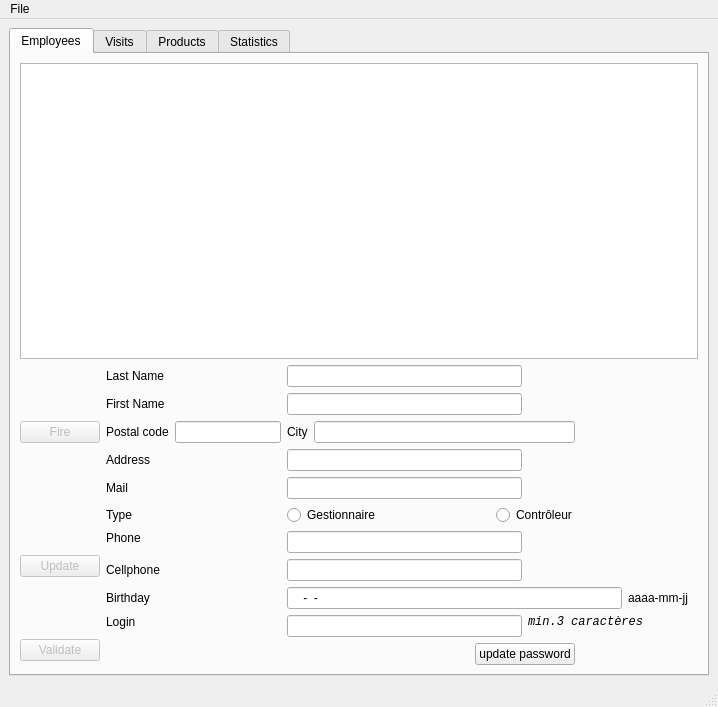
<?xml version="1.0" encoding="UTF-8"?>
<ui version="4.0">
 <class>MainWindowGestionnaire</class>
 <widget class="QMainWindow" name="MainWindowGestionnaire">
  <property name="geometry">
   <rect>
    <x>0</x>
    <y>0</y>
    <width>718</width>
    <height>707</height>
   </rect>
  </property>
  <property name="windowTitle">
   <string>MainWindow</string>
  </property>
  <widget class="QWidget" name="centralwidget">
   <layout class="QGridLayout" name="gridLayout_2">
    <item row="0" column="0">
     <widget class="QTabWidget" name="tabWidgetGestionnaire">
      <property name="currentIndex">
       <number>0</number>
      </property>
      <widget class="QWidget" name="tabPersonnel">
       <attribute name="title">
        <string>Employees</string>
       </attribute>
       <layout class="QGridLayout" name="gridLayout">
        <item row="0" column="0" colspan="6">
         <widget class="QTableWidget" name="tableWidgetEmployees">
          <property name="enabled">
           <bool>true</bool>
          </property>
          <attribute name="verticalHeaderVisible">
           <bool>false</bool>
          </attribute>
         </widget>
        </item>
        <item row="1" column="1">
         <widget class="QLabel" name="labelNomEmploye_2">
          <property name="text">
           <string>Last Name</string>
          </property>
         </widget>
        </item>
        <item row="1" column="2" colspan="2">
         <widget class="QLineEdit" name="lineEditNom"/>
        </item>
        <item row="2" column="1">
         <widget class="QLabel" name="labelPrenomEmploye">
          <property name="text">
           <string>First Name</string>
          </property>
         </widget>
        </item>
        <item row="2" column="2" colspan="2">
         <widget class="QLineEdit" name="lineEditPrenom"/>
        </item>
        <item row="3" column="0">
         <widget class="QPushButton" name="pushButtonSupprimer">
          <property name="enabled">
           <bool>false</bool>
          </property>
          <property name="text">
           <string>Fire</string>
          </property>
         </widget>
        </item>
        <item row="3" column="1">
         <layout class="QHBoxLayout" name="codepostal">
          <item>
           <widget class="QLabel" name="labelCodePostal">
            <property name="text">
             <string>Postal code</string>
            </property>
           </widget>
          </item>
          <item>
           <widget class="QLineEdit" name="lineEditCP"/>
          </item>
         </layout>
        </item>
        <item row="3" column="2" colspan="3">
         <layout class="QHBoxLayout" name="horizontalLayout_2">
          <item>
           <widget class="QLabel" name="labelVilleEmploye">
            <property name="text">
             <string>City</string>
            </property>
           </widget>
          </item>
          <item>
           <widget class="QLineEdit" name="lineEditVille"/>
          </item>
         </layout>
        </item>
        <item row="4" column="1">
         <widget class="QLabel" name="labelRueEmploye">
          <property name="text">
           <string>Address</string>
          </property>
         </widget>
        </item>
        <item row="4" column="2" colspan="2">
         <widget class="QLineEdit" name="lineEditAdresse"/>
        </item>
        <item row="5" column="1">
         <widget class="QLabel" name="labelMail">
          <property name="text">
           <string>Mail</string>
          </property>
         </widget>
        </item>
        <item row="5" column="2" colspan="2">
         <widget class="QLineEdit" name="lineEditMail"/>
        </item>
        <item row="6" column="1">
         <widget class="QLabel" name="labelTypeEmploye">
          <property name="text">
           <string>Type</string>
          </property>
         </widget>
        </item>
        <item row="6" column="2" colspan="4">
         <layout class="QHBoxLayout" name="horizontalLayout">
          <item>
           <widget class="QRadioButton" name="radioButtonGestionnaire">
            <property name="text">
             <string>Gestionnaire</string>
            </property>
           </widget>
          </item>
          <item>
           <widget class="QRadioButton" name="radioButtonControleur">
            <property name="text">
             <string>Contrôleur</string>
            </property>
           </widget>
          </item>
         </layout>
        </item>
        <item row="7" column="1">
         <widget class="QLabel" name="labelTelEmploye">
          <property name="text">
           <string>Phone</string>
          </property>
         </widget>
        </item>
        <item row="7" column="2" rowspan="2" colspan="2">
         <widget class="QLineEdit" name="lineEditTel"/>
        </item>
        <item row="8" column="0" rowspan="2">
         <widget class="QPushButton" name="pushButtonMaj">
          <property name="enabled">
           <bool>false</bool>
          </property>
          <property name="text">
           <string>Update</string>
          </property>
         </widget>
        </item>
        <item row="9" column="1">
         <widget class="QLabel" name="labelTelEmploye_2">
          <property name="text">
           <string>Cellphone</string>
          </property>
         </widget>
        </item>
        <item row="9" column="2" colspan="2">
         <widget class="QLineEdit" name="lineEditTelPort"/>
        </item>
        <item row="10" column="1">
         <widget class="QLabel" name="labelDateNaissanceEmploye">
          <property name="text">
           <string>Birthday</string>
          </property>
         </widget>
        </item>
        <item row="10" column="2" colspan="4">
         <layout class="QHBoxLayout" name="anniversaire">
          <item>
           <widget class="QLineEdit" name="lineEditDN">
            <property name="inputMask">
             <string>9999-99-99</string>
            </property>
           </widget>
          </item>
          <item>
           <widget class="QLabel" name="labelDate">
            <property name="text">
             <string>aaaa-mm-jj   </string>
            </property>
           </widget>
          </item>
         </layout>
        </item>
        <item row="11" column="1">
         <widget class="QLabel" name="labelLoginEmploye">
          <property name="text">
           <string>Login</string>
          </property>
         </widget>
        </item>
        <item row="11" column="2" rowspan="2" colspan="2">
         <widget class="QLineEdit" name="lineEditLogin"/>
        </item>
        <item row="11" column="4" colspan="2">
         <widget class="QLabel" name="labelCaracteresExiges">
          <property name="font">
           <font>
            <family>Monospace</family>
            <pointsize>9</pointsize>
            <italic>true</italic>
           </font>
          </property>
          <property name="text">
           <string>min.3 caractères </string>
          </property>
         </widget>
        </item>
        <item row="12" column="0" rowspan="2">
         <widget class="QPushButton" name="pushButtonValider">
          <property name="enabled">
           <bool>false</bool>
          </property>
          <property name="text">
           <string>Validate</string>
          </property>
         </widget>
        </item>
        <item row="13" column="2">
         <spacer name="horizontalSpacer_2">
          <property name="orientation">
           <enum>Qt::Horizontal</enum>
          </property>
          <property name="sizeHint" stdset="0">
           <size>
            <width>184</width>
            <height>20</height>
           </size>
          </property>
         </spacer>
        </item>
        <item row="13" column="3" colspan="2">
         <widget class="QPushButton" name="pushButton">
          <property name="text">
           <string>update password</string>
          </property>
         </widget>
        </item>
        <item row="13" column="5">
         <spacer name="horizontalSpacer">
          <property name="orientation">
           <enum>Qt::Horizontal</enum>
          </property>
          <property name="sizeHint" stdset="0">
           <size>
            <width>110</width>
            <height>20</height>
           </size>
          </property>
         </spacer>
        </item>
       </layout>
      </widget>
      <widget class="QWidget" name="tabVisites">
       <attribute name="title">
        <string>Visits</string>
       </attribute>
      </widget>
      <widget class="QWidget" name="tabProduits">
       <attribute name="title">
        <string>Products</string>
       </attribute>
      </widget>
      <widget class="QWidget" name="tabStatistiques">
       <attribute name="title">
        <string>Statistics</string>
       </attribute>
      </widget>
     </widget>
    </item>
   </layout>
  </widget>
  <widget class="QMenuBar" name="menubar">
   <property name="geometry">
    <rect>
     <x>0</x>
     <y>0</y>
     <width>718</width>
     <height>24</height>
    </rect>
   </property>
   <widget class="QMenu" name="menuFile">
    <property name="title">
     <string>File</string>
    </property>
    <addaction name="actionQUit"/>
   </widget>
   <addaction name="menuFile"/>
  </widget>
  <widget class="QStatusBar" name="statusbar"/>
  <action name="actionQUit">
   <property name="text">
    <string>Quit</string>
   </property>
  </action>
 </widget>
 <tabstops>
  <tabstop>tableWidgetEmployees</tabstop>
  <tabstop>pushButtonSupprimer</tabstop>
  <tabstop>pushButtonMaj</tabstop>
  <tabstop>pushButtonValider</tabstop>
  <tabstop>lineEditNom</tabstop>
  <tabstop>lineEditPrenom</tabstop>
  <tabstop>lineEditCP</tabstop>
  <tabstop>lineEditVille</tabstop>
  <tabstop>lineEditAdresse</tabstop>
  <tabstop>lineEditMail</tabstop>
  <tabstop>radioButtonGestionnaire</tabstop>
  <tabstop>radioButtonControleur</tabstop>
  <tabstop>lineEditTel</tabstop>
  <tabstop>lineEditTelPort</tabstop>
  <tabstop>lineEditDN</tabstop>
  <tabstop>lineEditLogin</tabstop>
 </tabstops>
 <resources/>
 <connections/>
</ui>
